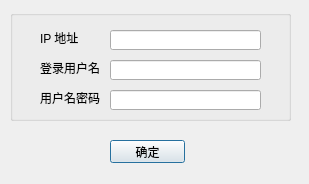
<?xml version="1.0" encoding="UTF-8"?>
<ui version="4.0">
 <class>TargetWinInfo</class>
 <widget class="QDialog" name="TargetWinInfo">
  <property name="geometry">
   <rect>
    <x>0</x>
    <y>0</y>
    <width>309</width>
    <height>184</height>
   </rect>
  </property>
  <property name="windowTitle">
   <string>登录信息</string>
  </property>
  <widget class="QPushButton" name="pushButton_Tyes">
   <property name="geometry">
    <rect>
     <x>110</x>
     <y>140</y>
     <width>75</width>
     <height>23</height>
    </rect>
   </property>
   <property name="text">
    <string>确定</string>
   </property>
  </widget>
  <widget class="QGroupBox" name="groupBox_2">
   <property name="geometry">
    <rect>
     <x>10</x>
     <y>10</y>
     <width>281</width>
     <height>111</height>
    </rect>
   </property>
   <property name="title">
    <string/>
   </property>
   <widget class="QIPLineEdit" name="lineEdit_Tipaddr">
    <property name="geometry">
     <rect>
      <x>100</x>
      <y>20</y>
      <width>151</width>
      <height>20</height>
     </rect>
    </property>
   </widget>
   <widget class="QLabel" name="label_2">
    <property name="geometry">
     <rect>
      <x>30</x>
      <y>50</y>
      <width>71</width>
      <height>16</height>
     </rect>
    </property>
    <property name="text">
     <string>登录用户名</string>
    </property>
   </widget>
   <widget class="QLabel" name="label_3">
    <property name="geometry">
     <rect>
      <x>30</x>
      <y>80</y>
      <width>71</width>
      <height>16</height>
     </rect>
    </property>
    <property name="text">
     <string>用户名密码</string>
    </property>
   </widget>
   <widget class="QLineEdit" name="lineEdit_Tpwd">
    <property name="geometry">
     <rect>
      <x>100</x>
      <y>80</y>
      <width>151</width>
      <height>20</height>
     </rect>
    </property>
   </widget>
   <widget class="QLineEdit" name="lineEdit_Tusr">
    <property name="geometry">
     <rect>
      <x>100</x>
      <y>50</y>
      <width>151</width>
      <height>20</height>
     </rect>
    </property>
   </widget>
   <widget class="QLabel" name="label">
    <property name="geometry">
     <rect>
      <x>30</x>
      <y>20</y>
      <width>61</width>
      <height>16</height>
     </rect>
    </property>
    <property name="text">
     <string>IP 地址</string>
    </property>
   </widget>
  </widget>
 </widget>
 <customwidgets>
  <customwidget>
   <class>QIPLineEdit</class>
   <extends>QLineEdit</extends>
   <header location="global">qiplineedit.h</header>
  </customwidget>
 </customwidgets>
 <resources/>
 <connections/>
</ui>
